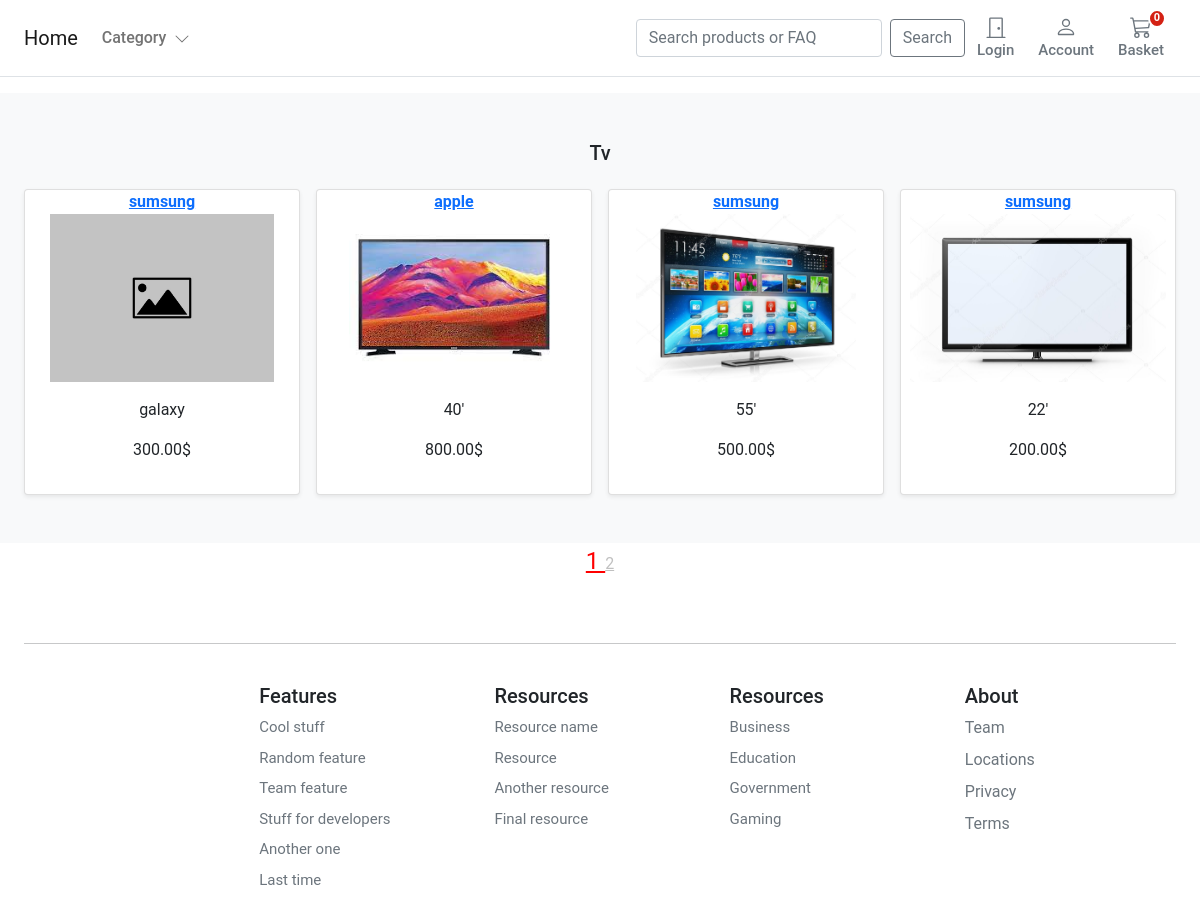
The app's page /shop/TV/ with its own data.
### store/models.py (models this page shows, shortened)
class Category(models.Model):
    name = models.CharField(max_length=120, db_index=True)
    slug = models.SlugField(max_length=225, unique=True)
    class Meta:
        verbose_name_plural = 'categories'
    def get_absolute_url(self):
        return reverse('store:category_list', args=[self.slug])

class Product(models.Model):
    category = models.ForeignKey(Category, related_name='product', on_delete=models.CASCADE, default=1)
    created_by = models.ForeignKey(settings.AUTH_USER_MODEL, db_constraint=models.CASCADE, related_name='product_creator',
                                   on_delete=models.CASCADE, default=1)
    model = models.CharField(max_length=225)
    manufacturer = models.CharField(max_length=225, default='')
    description = models.TextField(blank=True)
    image = models.ImageField(upload_to='images/%Y/%m/%d/', default='images/default-image.jpg')
    slug = models.SlugField(max_length=225,unique=True)
    price = models.DecimalField(max_digits=7, decimal_places=2)
    in_stock = models.BooleanField(default=True)
    is_active = models.BooleanField(default=True)
    created = models.TimeField(auto_now_add=True)
    updated = models.TimeField(auto_now=True)
    objects = models.Manager()
    products = ProductManager()
    class Meta:
        verbose_name_plural = 'products'
        ordering = ('-created',)
    def get_absolute_url(self):
        return reverse('store:product_detail', args=[self.slug])

### store/views.py (the view)
# urls.py: path('shop/<slug:category_slug>/', views.category_list, name='category_list'),
def category_list(request, category_slug=None):
    category = get_object_or_404(Category, slug=category_slug)
    products = Product.objects.filter(category=category)
    products_paginator = Paginator(products, NUM_PAGINATION)
    page_num = request.GET.get('page')
    page_cat = products_paginator.get_page(page_num)
    comtext = {
        'count': products_paginator.count,
        'page': page_cat,
        'products': products,
        'category': category
    }
    return render(request, 'store/products/category.html', comtext)#{'category': category, 'products': products})

### basket/basket.py (called while the page is built)
    def __len__(self):
        return sum(item['qty'] for item in self.basket.values())

### basket/context_processors.py (called while the page is built)
def basket(request):
    return {'basket':Basket(request)}

### store/context_processors.py (called while the page is built)
def categories(request):
    return {
        'categories': Category.objects.all()
    }

### store/views.py (called while the page is built)
def categories(request):
    return {'categories': Category.objects.all()}

### templates/store/products/category.html (shortened to what this page needs)
{% extends "../base.html" %}
{% load static %}
{% block content %}
<main>
  <div class="album py-5 bg-light">
    <div class="container">
        <center><div class="pb-3 h5">{{category.name|title}}</div></center>
      <div class="row row-cols-1 row-cols-sm-2 row-cols-md-4 g-3">
        {% if not products %}
      <div class="col-12">There are currently no products active <a href="{% url 'store:store_home' %}">Home</a></div>
         {% else %}
            {% for product in page.object_list %}
        <div class="col">
          <div class="card shadow-sm">
              <a class="fw-bold"
                              href="{{ product.get_absolute_url }}"><center>{{ product.manufacturer }}</center></a>
           <center><a class="fw-bold"
                      href="{{ product.get_absolute_url }}"><img class="slider-image" height="168" src="{{ product.image.url }}"></a></center>
            <div class="card-body">
              <p class="card-text" align="center">
                <a class="text-dark text-decoration-none" href="{{ product.get_absolute_url }}">{{ product.model }}</a></p>
              <p class="card-text" align="center">
                <a class="text-dark text-decoration-none" href="{{ product.get_absolute_url }}">{{ product.price }}$</a></p>
            </div>
          </div>
        </div>
        {% endfor %}
        {%endif%}
      </div>
    </div>
  </div>
</main>
{% endblock %}

### static/core/css/base.css (style rules this page uses)
@media (min-width: 1000px) { .container { max-width: 1000px; } }
@media (max-width: 1200px) { .container { max-width: 100%; padding:0 24px; } }
html, body, p, div { letter-spacing: -0.02px; font-family: 'Roboto', sans-serif; }

### records on screen
Category: name "Tv"
Product: manufacturer "sumsung", image (placeholder picture), model "galaxy", price "300.00"
Product: manufacturer "apple", image (picture), model "40'", price "800.00"
Product: manufacturer "sumsung", image (picture), model "55'", price "500.00"
Product: manufacturer "sumsung", image (picture), model "22'", price "200.00"

### other values on screen
{{ p }} "1"
{{ p }} "2"
